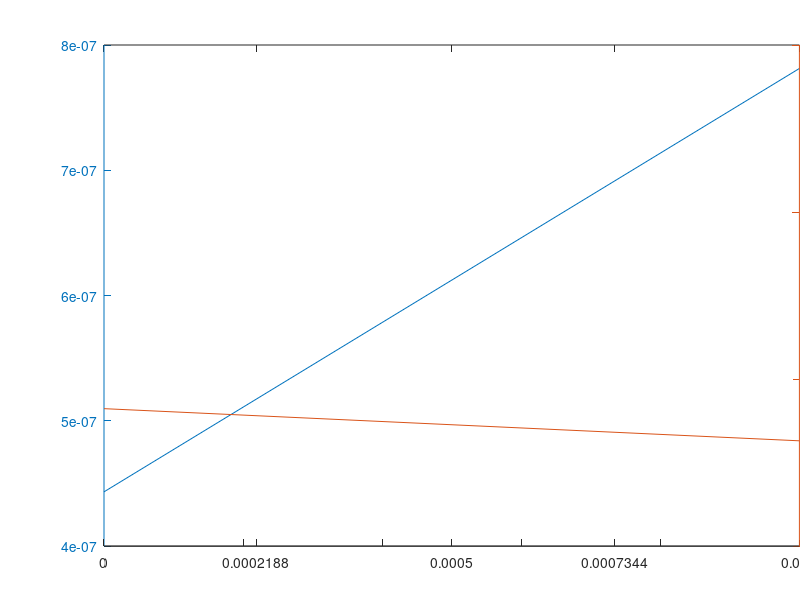

The MATLAB source for this figure: (Note: this script raises an error after producing the figure.)
%% Preamble -- not to appear in userguide
hfig = figure;
set(hfig,'units','centimeters','NumberTitle','off','Name','test12');
pos = get(hfig,'position');
set(hfig,'position',[pos(1:2),6,4]);
%% Everything below appears in userguide
y1 = 1e-6*rand(1,2);
y2 = 1e-6*rand(1,2);
x = [0 1e-3];
hax = plotyy(x,y1,x,y2);
set(hax(1),'xtick',1e-3*[0 7/32 1/2 47/64 1]);
set(hax(2),'ylim',[0 1e-6],'ytick',1e-6*[0 1/3 2/3 1],'yticklabelmode','auto');
set(hax(2),'xticklabel','');
%% The following is excluded from userguide
matlabfrag('graphics/test12');